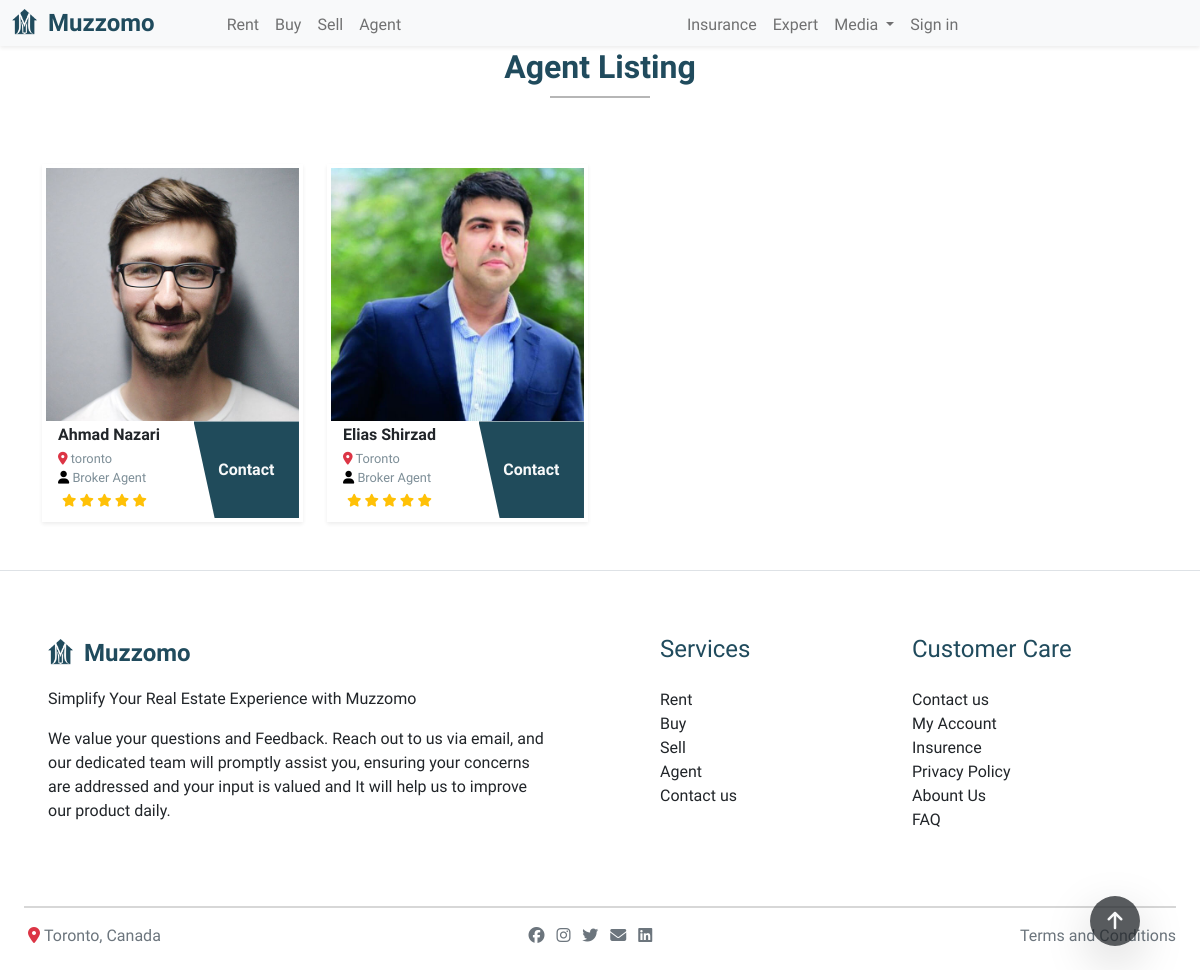
Page /agent-view/ on the committed database.
### listing/models.py (models this page shows, shortened)
class Agent(models.Model):
    admin = models.OneToOneField(CustomUser , on_delete=models.CASCADE)
    fullname = models.CharField(max_length=50)
    phone = models.CharField(max_length=20)
    registration_date = models.DateField(auto_now_add=True)
    is_active = models.BooleanField(default=True)
    location = models.ForeignKey(Location , on_delete=models.CASCADE)

class CustomUser(AbstractUser):
    users_type = (
        ('Agent','Agent'),
        ('User','User'),
        ('Expert','Expert')
    )
    user_type = models.CharField(choices=users_type , max_length=50,default='Agent')
    profile_image = models.ImageField(upload_to='profiles/')

class Location(models.Model):
    city = models.CharField(max_length=50)

### listing/views.py (the view)
# urls.py: path('agent-view/' ,agent_view , name='agent'),
def agent_view (request):
    agent = Agent.objects.all()
    page = request.GET.get('page', 1)
    paginator = Paginator(agent, 4)
    try:
        agents = paginator.page(page)
    except PageNotAnInteger:
        agents = paginator.page(1)
    except EmptyPage:
        agents = paginator.page(paginator.num_pages)
    context = {
        'agents': agents
    }
    return render(request, 'listing/agent.html' , context)

### templates/listing/agent.html (shortened to what this page needs)
{% extends 'base.html' %}
{% load static %}
{% block content %}
{% include 'base/nav.html' %}
{% include 'base/scrolled-up.html' %}
<div class="head-title text-center py-5 " id="up-section">
  <h1 class="fs-2 fw-bold  dark-blue-color">
    Agent Listing
  </h1>
  <span></span>
</div>
<div class="divBody mt-2 mb-5">
  <div class="row m-0">
    {% for i in agents %}
    <div class="col-lg-3 col-md-4 col-sm-12">
      <div class="container p-1 shadow-sm position-relative">
        <img src="{{i.admin.profile_image.url}}" width="100%" alt="">
        <div class="agent-detial">
          <div class="row m-0">
            <div class="col-lg-7 col-md-7 col-6">
              <div class="container p-0 py-1 fs-7">
                <h5 class="fs-6 fw-bold m-0">{{i.admin.first_name}} {{i.admin.last_name}}</h5>
                <div class="content-agent ">
                  <p class="m-0 pt-1 prog-text-color"> <i class="fa fa-location-dot text-danger"></i>
                    {{i.location.city}}
                  </p>
                  <p class="p-0 mb-0 prog-text-color"><i class="fa fa-user text-black" aria-hidden="true"></i> Broker
                    Agent</p>
                </div>
                <div class="p-1 m-0">
                  <i class="fa fa-star text-warning " aria-hidden="true"></i>
                  <i class="fa fa-star text-warning" aria-hidden="true"></i>
                  <i class="fa fa-star text-warning" aria-hidden="true"></i>
                  <i class="fa fa-star text-warning" aria-hidden="true"></i>
                  <i class="fa fa-star text-warning" aria-hidden="true"></i>
                </div>
              </div>
            </div>
            <div class="col-lg-5 col-md-5 col-6 p-0">
              <div class="btn-contact-agent h-100  ">
                <a href="{% url 'agentpage' i.id %}" class="text-light nav-link fw-bold py-4"> Contact</a>
              </div>
            </div>
          </div>
        </div>
      </div>
    </div>
    {% endfor %}
  </div>
</div>
{% include 'base/contact.html' %}
{% endblock content %}

### static/CSS/style.css (style rules this page uses)
* { font-family: 'Inder', sans-serif;; }
.divBody { margin-left: 2.5%; margin-right: 2.5%; width: 95%; }

### static/CSS/csstest.css (style rules this page uses)
.dark-blue-color { color: #204b5d; }
.fs-7 { font-size: 0.8em; }
.prog-text-color { color: rgb(125, 142, 151); }
.head-title span { background: rgb(182, 182, 182) none repeat scroll 0 0; display: block; height: 2px; margin: 10px auto; width: 100px; }
.btn-contact-agent { width: 100%; height: 100%; background-color: #204b5b; color:white; clip-path: polygon(0 0, 100% 0, 100% 100%, 20% 100%); text-align: center; display: grid; place-items: center; }

### rows in the picture
Agent: admin.profile_image (picture), admin.first_name "Ahmad", admin.last_name "Nazari", location.city "toronto"
Agent: admin.profile_image (picture), admin.first_name "Elias", admin.last_name "Shirzad", location.city "Toronto"
